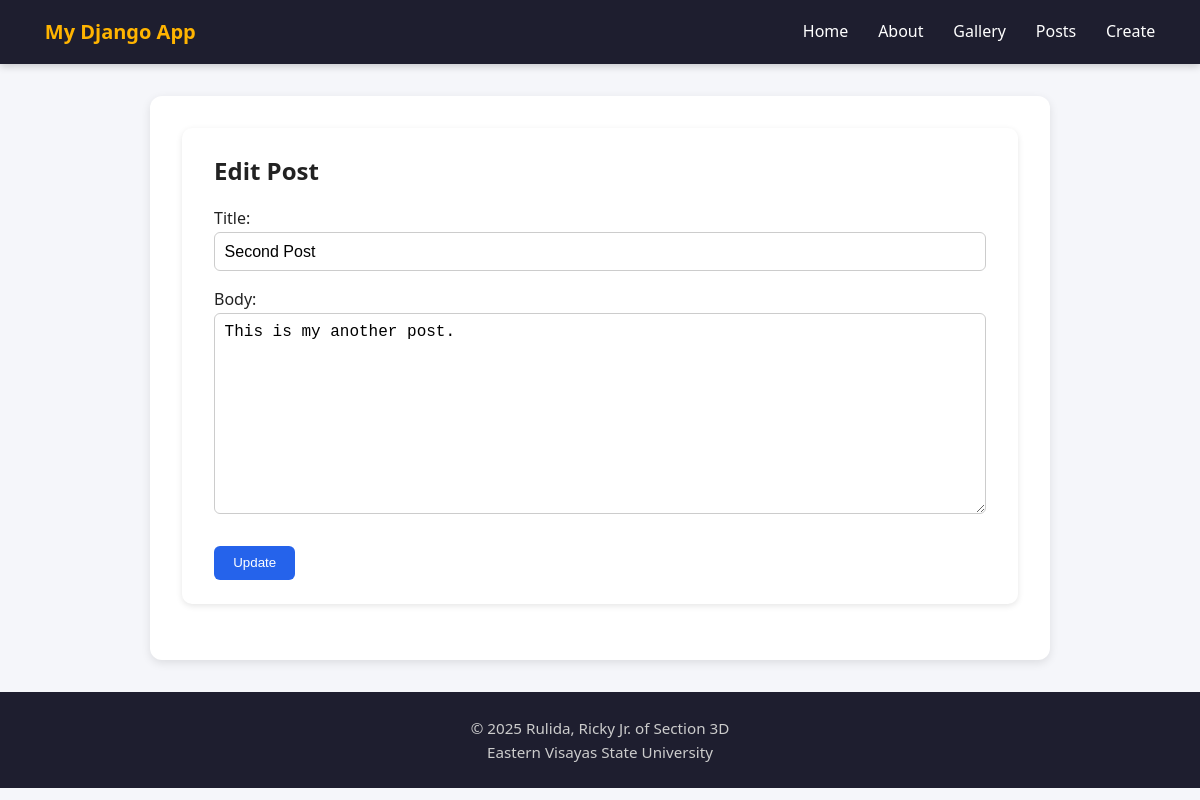
Screenshot of /posts/2/edit/ with the database file from the repository.
### pages/models.py (models this page shows, shortened)
class Post(models.Model):
    title = models.CharField(max_length=100, validators=[MinLengthValidator(3)])
    body = models.TextField(validators=[MinLengthValidator(10)])
    created_at = models.DateTimeField(auto_now_add=True)
    class Meta:
        ordering = ['-created_at']
        constraints = [
            models.UniqueConstraint(fields=['title'], name='unique_post_title')
        ]

### pages/views.py (the view)
# urls.py: path('posts/<int:pk>/edit/', views.post_update, name='post_update'),
def post_update(request, pk):
    post = get_object_or_404(Post, pk=pk)
    if request.method == 'POST':
        form = PostForm(request.POST, instance=post)
        if form.is_valid():
            form.save()
            messages.success(request, 'Post updated')
            return redirect('post_list')
        messages.error(request, 'Please correct the errors below.')
    else:
        form = PostForm(instance=post)
    return render(request, 'post_form.html', {'form': form})

### pages/forms.py (shortened to what this page needs)
class PostForm(forms.ModelForm):
    class Meta:
        model = Post
        fields = ['title', 'body']

### pages/templates/post_form.html (shortened to what this page needs)
{% extends 'base.html' %}
{% block content %}
<section class="card">
    <h1>{{ form.instance.pk|yesno:"Edit Post, Create New Post" }}</h1>
    <form method="POST" class="styled-form">
        {{ form.as_p }}
        <button type="submit" class="btn btn-primary">
            {{ form.instance.pk|yesno:"Update, Save" }}
        </button>
    </form>
</section>
{% endblock %}

### pages/static/css/style.css (style rules this page uses)
* { box-sizing: border-box; margin: 0; padding: 0; }
body { font-family: "Segoe UI", Roboto, system-ui, sans-serif; line-height: 1.6; background: #f5f6fa; color: #222; margin: 0; }
.card { background: white; border-radius: 10px; padding: 1.5rem 2rem; margin-bottom: 1.5rem; box-shadow: 0 2px 6px rgba(0,0,0,0.1); }
h1, h2, h3 { color: #222; margin-bottom: 1rem; }
button, .btn { display: inline-block; padding: 0.6rem 1.2rem; background: #ffb400; color: #000; border: none; border-radius: 6px; cursor: pointer; text-decoration: none; font-weight: 500; transition: background 0.3s ease; }
.btn-primary { background: #2563eb; color: #fff; }
.styled-form input[type=text], .styled-form textarea, .styled-form input[type=email] { width: 100%; padding: 0.6rem; margin-bottom: 1rem; border: 1px solid #ccc; border-radius: 6px; font-size: 1rem; }
.styled-form textarea { min-height: 100px; resize: vertical; }
.styled-form button { margin-top: 0.5rem; }

### rows the page displays
Post: instance.pk "Edit Post", title "Second Post", body "This is my another post.", instance.pk "Update"
